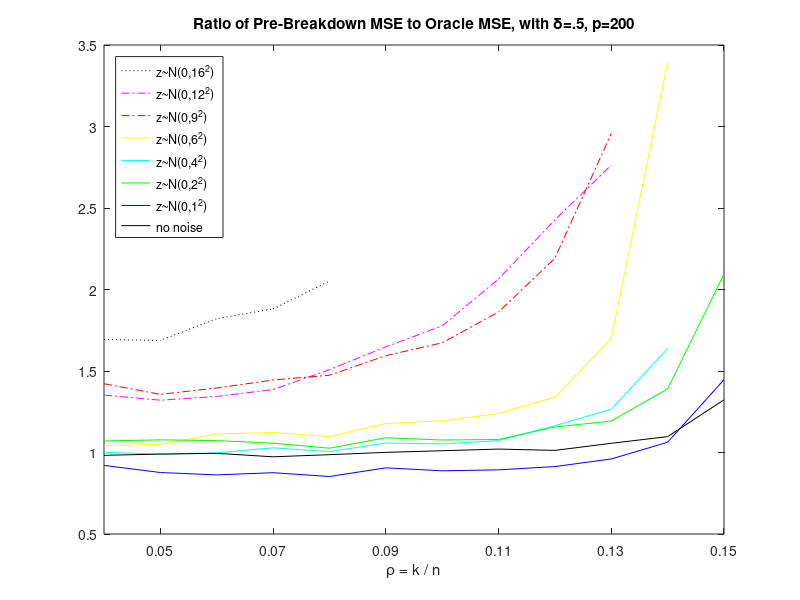

Source code (MATLAB):
% Figure 10: Ratio of median Forward Stepwise MSE to the median oracle MSE.
% The number of variables is fixed at 200, the number of observations at 100,
% ie. delta=n/p=.5, and the median was taken over 1000 replications. The 
% error rates were truncated at the maximum first difference, to isolate 
% the region in which Forward Stepwise does recover the underlying model 
% correctly. At higher noise levels, the breakdown point occurs at lower 
% sparsity levels, i.e. the model must be more sparse for Forward Stepwise
% to recover it with small error. The errors increase more for Forward 
% Stepwise with increasing noise levels, than for the oracle MSE.

load Fig6Datazi0.mat
med0=median(ErrVecL2n,2);
medd=diff(med0);
ShortmErrVecL2z0 = med0(1:find(medd == max(medd)));
 load Fig6Datazi1.mat
med1=median(ErrVecL2n,2);
medd=diff(med1);
ShortmErrVecL2z1 = med1(1:find(medd == max(medd)));
 load Fig6Datazi2.mat
med2=median(ErrVecL2n,2);
medd=diff(med2);
ShortmErrVecL2z2 = med2(1:find(medd == max(medd)));
 load Fig6Datazi4.mat
med4=median(ErrVecL2n,2);
medd=diff(med4);
ShortmErrVecL2z4 = med4(1:find(medd == max(medd)));
 load Fig6Datazi6.mat
med6=median(ErrVecL2n,2);
medd=diff(med6);
ShortmErrVecL2z6 = med6(1:find(medd == max(medd)));
 load Fig6Datazi9.mat
med9=median(ErrVecL2n,2);
medd=diff(med9);
ShortmErrVecL2z9 = med9(1:find(medd == max(medd)));
 load Fig6Datazi12.mat
med12=median(ErrVecL2n,2);
medd=diff(med12);
ShortmErrVecL2z12 = med12(1:find(medd == max(medd)));
 load Fig6Datazi16.mat
med16=median(ErrVecL2n,2);
medd=diff(med16);
ShortmErrVecL2z16 = med16(1:find(medd == max(medd)));

% load oracle data

load Fig8Datazi0.mat
if (size(size(ErrVecL2),2) == 4), %if the dataset was user created
    ErrVecL2n3 = squeeze(ErrVecL2(1,:,:,:));
    ErrVecL2n4 = squeeze(ErrVecL2n3(24,:,:)); %selects n~=100 thus delta~=1/2.
    medoracle0 = median(ErrVecL2n4,2);
else medoracle0=med0;
end

load Fig8Data.mat
if (size(size(ErrVecL2),2) == 4), %if the dataset was user created
    ErrVecL2n3 = squeeze(ErrVecL2(1,:,:,:));
    ErrVecL2n4 = squeeze(ErrVecL2n3(24,:,:)); %selects n~=100 thus delta~=1/2.
    medoracle1 = median(ErrVecL2n4,2);
    ErrVecL2n3 = squeeze(ErrVecL2(2,:,:,:));
    ErrVecL2n4 = squeeze(ErrVecL2n3(24,:,:)); %selects n~=100 thus delta~=1/2.
    medoracle2 = median(ErrVecL2n4,2);
    ErrVecL2n3 = squeeze(ErrVecL2(4,:,:,:));
    ErrVecL2n4 = squeeze(ErrVecL2n3(24,:,:)); %selects n~=100 thus delta~=1/2.
    medoracle4 = median(ErrVecL2n4,2);
    ErrVecL2n3 = squeeze(ErrVecL2(6,:,:,:));
    ErrVecL2n4 = squeeze(ErrVecL2n3(24,:,:)); %selects n~=100 thus delta~=1/2.
    medoracle6 = median(ErrVecL2n4,2);
    ErrVecL2n3 = squeeze(ErrVecL2(9,:,:,:));
    ErrVecL2n4 = squeeze(ErrVecL2n3(24,:,:)); %selects n~=100 thus delta~=1/2.
    medoracle9 = median(ErrVecL2n4,2);
else
    medoracle1 = med1;
    medoracle2 = med2;
    medoracle4 = med4;
    medoracle6 = med6;
    medoracle9 = med9;
end


load Fig8Datazi1216.mat
if (size(size(ErrVecL2),2) == 4), %if the dataset was user created
    ErrVecL2n3 = squeeze(ErrVecL2(12,:,:,:));
    ErrVecL2n4 = squeeze(ErrVecL2n3(24,:,:)); %selects n~=100 thus delta~=1/2.
    medoracle12 = median(ErrVecL2n4,2);
    ErrVecL2n3 = squeeze(ErrVecL2(16,:,:,:));
    ErrVecL2n4 = squeeze(ErrVecL2n3(24,:,:)); %selects n~=100 thus delta~=1/2.
    medoracle16 = median(ErrVecL2n4,2);
else 
    medoracle12 = med12;
    medoracle16 = med16;
end

% limit the oracle error lengths to the same as for pre-breakdown:

Shortmedoracle0 = medoracle0(1:length(ShortmErrVecL2z0));
Shortmedoracle1 = medoracle1(1:length(ShortmErrVecL2z1));
Shortmedoracle2 = medoracle2(1:length(ShortmErrVecL2z2));
Shortmedoracle4 = medoracle4(1:length(ShortmErrVecL2z4));
Shortmedoracle6 = medoracle6(1:length(ShortmErrVecL2z6));
Shortmedoracle9 = medoracle9(1:length(ShortmErrVecL2z9));
Shortmedoracle12 = medoracle12(1:length(ShortmErrVecL2z12));
Shortmedoracle16 = medoracle16(1:length(ShortmErrVecL2z16));

plot(1:length(Shortmedoracle16),(ShortmErrVecL2z16')./(Shortmedoracle16'), 'k:')
hold on
plot(1:length(Shortmedoracle12),(ShortmErrVecL2z12')./(Shortmedoracle12'), 'm-.')
plot(1:length(Shortmedoracle9),(ShortmErrVecL2z9')./(Shortmedoracle9'), 'r-.')
plot(1:length(Shortmedoracle6),(ShortmErrVecL2z6')./(Shortmedoracle6'), 'y-')
plot(1:length(Shortmedoracle4),(ShortmErrVecL2z4')./(Shortmedoracle4'), 'c-')
plot(1:length(Shortmedoracle2),(ShortmErrVecL2z2')./(Shortmedoracle2'), 'g-')
plot(1:length(Shortmedoracle1),(ShortmErrVecL2z1')./(Shortmedoracle1'), 'b-')
plot(1:length(Shortmedoracle0),(ShortmErrVecL2z0')./(Shortmedoracle0'), 'k')

legend('z~N(0,16^2)','z~N(0,12^2)','z~N(0,9^2)','z~N(0,6^2)','z~N(0,4^2)','z~N(0,2^2)','z~N(0,1^2)','no noise','location','NorthWest')
title('Ratio of Pre-Breakdown MSE to Oracle MSE, with \delta=.5, p=200');
xlabel('\rho = k / n'); ylabel=('Error');
axis([1 12 0.5 3.5]); 
set(gca,'XTickLabel',[0.05 0.07 0.09 0.11 0.13 0.15 0.17 0.19 0.21 0.22 0.24 0.26]);
%print -depsc ratiobkdnoraclep200; print -djpeg99 ratiobkdnoraclep200;

%
% Copyright (c) 2006. Victoria Stodden
%  

%
% Part of SparseLab Version:100
% Created Tuesday March 28, 2006
% This is Copyrighted Material
% For Copying permissions see COPYING.m
% Comments? e-mail sparselab@stanford.edu
%